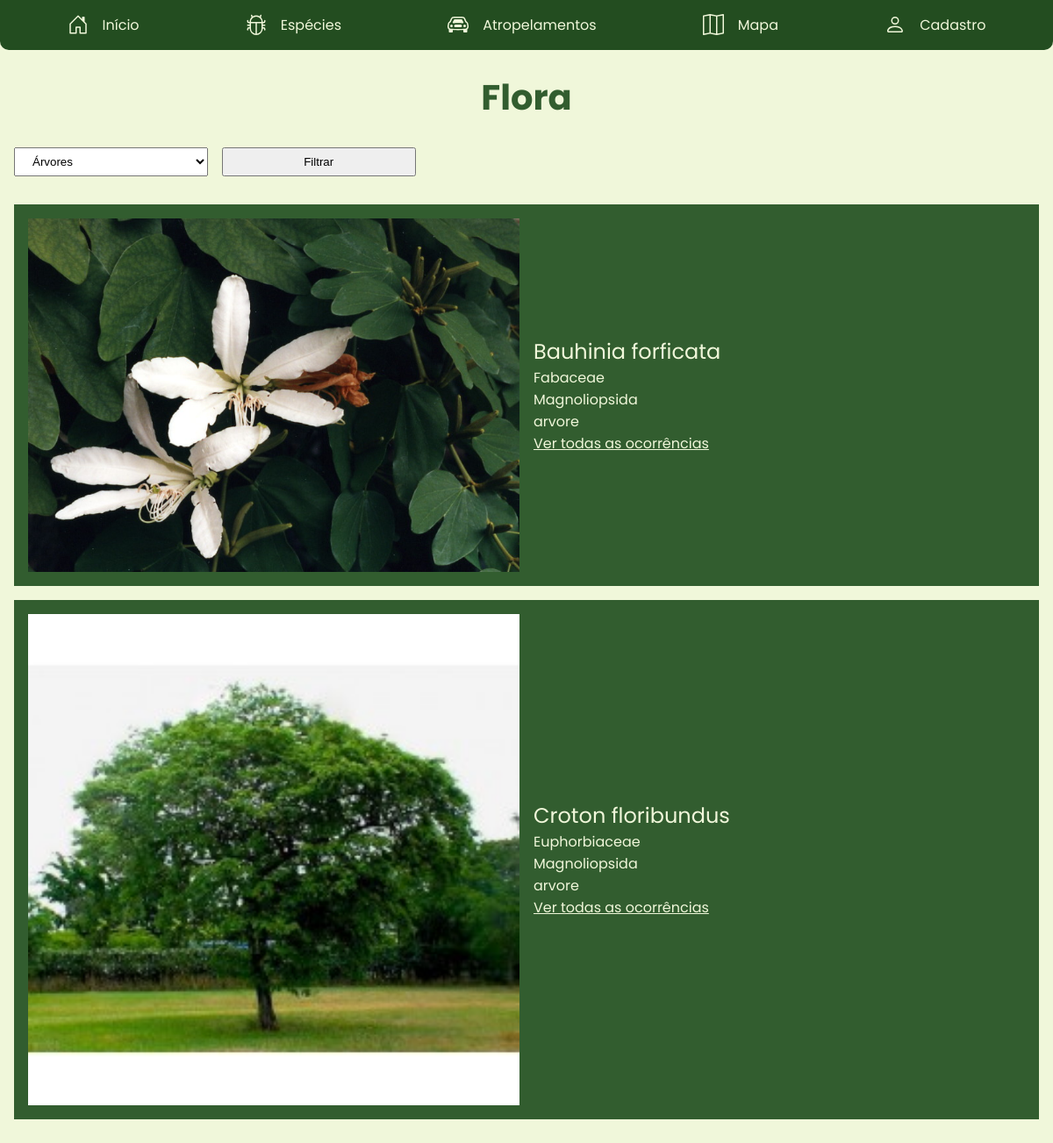
The app's page /pages/especies/flora.php with its own data.
### tables this page shows
CREATE TABLE `especies` (
  `especie` varchar(500) NOT NULL,
  `familia` varchar(500) NOT NULL,
  `classe` varchar(500) NOT NULL,
  `tipo` varchar(6) NOT NULL,
  `foto` varchar(1000) NOT NULL,
  `classificacao` varchar(1000) NOT NULL
);

### pages/especies/flora.php (the view, shortened to what this page needs)
<?php
    $conexao = mysqli_connect("localhost", "root", "Fukuoka23.", "ayuru") or die("Falha na conexão");
    $tabela =  mysqli_query($conexao, "SELECT * FROM especies");
?>
<!DOCTYPE html>
<html lang="pt-br">
<head>
    <link rel="stylesheet" href="../../style.css">
</head>
<body>
    <nav>
        <div class="nav-pagina">
            <a href="../inicio.html">
                <span class="icons">Início</span>
            </a>
        </div>
        <div class="nav-pagina">
            <a href="especies.html">
                <span class="icons">Espécies</span>
            </a>
        </div>
        <div class="nav-pagina">
            <a href="../atropelamentos/atropelamentos.php">
                <span class="icons">Atropelamentos</span>
            </a>
        </div>
        <div class="nav-pagina">
            <a href="../mapa.php">
                <span class="icons">Mapa</span>
            </a>
        </div>
        <div class="nav-pagina">
            <a href="../cadastro.php">
                <span class="icons">Cadastro</span>
            </a>
        </div>
    </nav>
    <main>
        <h1>Flora</h1>
        <div class="filtro">
            <form action="flora.php" method="post">
                <select name="clas" id="clas">
                    <option value="arvore">Árvores</option>
                </select>
                <input type="submit" value="Filtrar">
            </form>
        </div>
        <?php
            while ($linha = mysqli_fetch_array($tabela, MYSQLI_ASSOC)) {
                if (!isset($_POST["nid"])) {
                    if ($linha['tipo'] == 'flora') {
        ?>
                <div class="post">
                    <img src="<?php echo "../../images/".$linha["foto"];?>">
                    <div>
                        <p class="esp"><?php echo $linha["especie"];?></p>
                        <p><?php echo $linha["familia"];?></p>
                        <p><?php echo $linha["classe"];?></p>
                        <p><?php echo $linha["classificacao"];?></p>
                        <a href="enc_especies.php?esp='<?php echo $linha['especie'];?>'" style="color: #F0F7DA;">Ver todas as ocorrências</a>
                    </div>
                </div>
        <?php
                    }
                }
            }
        ?>
    </main>
</body>
</html>

### style.css (style rules this page uses)
* { transition: all .5s ease; }
body, html { background-color: #F0F7DA; margin: 0; padding: 0; font-family: "Poppins", sans-serif; }
.icons { display: none; }
nav { padding: 1rem; background-color: #234D20; display: flex; justify-content: space-around; border-radius: 0 0 10px 10px; }
.nav-pagina { display: flex; flex-direction: row; }
.nav-pagina a { display: flex; flex-direction: row; gap: 1rem; color: #F0F7DA; text-decoration: none; }
.nav-pagina svg { height: 24px; width: 24px; color: #F0F7DA; display: flex; }
main { padding: 1rem; }
h1 { font-size: 40px; text-align: center; margin-top: .5rem; color: #325D2F; }
.filtro form { padding: 0; margin-bottom: 1rem; display: grid; grid-template-columns: 1fr 1fr; }
.filtro form input { padding: 7px 16px; margin-bottom: 1rem; }
.filtro form select { padding: 7px 16px; margin-bottom: 1rem; }
.post { background-color: #325D2F; padding: 1rem; color: #F0F7DA; margin-bottom: 1rem; }
.post img { width: 100%; }
.post .esp { font-size: 1.5rem; margin: 0; }
.post p { margin: 0; }
form { display: flex; flex-direction: column; gap: 1rem; padding: 3rem; }
@media (min-width: 1024px) { .icons { display: flex; } }
@media (min-width: 1024px) { .post { display: grid; grid-template-columns: 1fr 1fr; gap: 1rem; } }
@media (min-width: 1024px) { .post div { position: relative; margin: auto 0; } }
@media (min-width: 1024px) { .filtro form { grid-template-columns: 1fr 1fr 1fr 1fr 1fr; } }

### records on screen
especies: foto (picture), especie "Bauhinia forficata", familia "Fabaceae", classe "Magnoliopsida", classificacao "arvore"
especies: foto (picture), especie "Croton floribundus", familia "Euphorbiaceae", classe "Magnoliopsida", classificacao "arvore"
